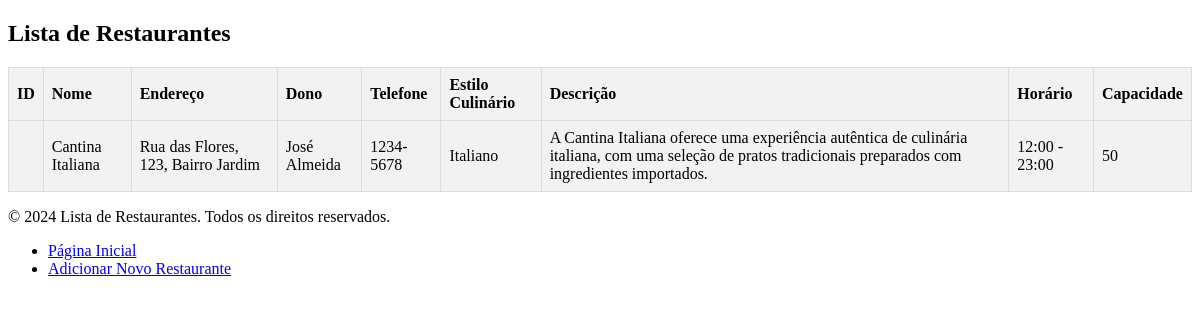
/Cad_restauranteDb/res.php, run on the app's committed database.
### tables this page shows
CREATE TABLE restaurantes (
    id_restaurante INT AUTO_INCREMENT PRIMARY KEY,
    id_proprietario INT,
    nome VARCHAR(255),
    endereco VARCHAR(255),
    dono VARCHAR(255),
    estilo_culinario VARCHAR(255),
    descricao TEXT,
    horario VARCHAR(255),
    capacidade INT,
    telefone VARCHAR(20),
    foto_restaurante MEDIUMBLOB,
    FOREIGN KEY (id_proprietario) REFERENCES usuarios(id_user)
);

### Cad_restauranteDb/res.php (the view, shortened to what this page needs)
<!DOCTYPE html>
<html lang="pt-br">
<head>
</head>
<body>
<?php
$servername = "localhost:3307";
$username = "root";
$password = "2204ckss";
$database = "cad_restaurante";
$conn = new mysqli($servername, $username, $password, $database);
$sql = "SELECT * FROM restaurantes";
$result = $conn->query($sql);
if ($result->num_rows > 0) {
    echo "<h2>Lista de Restaurantes</h2>";
    echo "<table border='1'>";
    echo "<tr><th>ID</th><th>Nome</th><th>Endereço</th><th>Dono</th><th>Telefone</th><th>Estilo Culinário</th><th>Descrição</th><th>Horário</th><th>Capacidade</th></tr>";
    while ($row = $result->fetch_assoc()) {
        echo "<tr>";
        echo "<td>" . $row['id'] . "</td>";
        echo "<td>" . $row['nome'] . "</td>";
        echo "<td>" . $row['endereco'] . "</td>";
        echo "<td>" . $row['dono'] . "</td>";
        echo "<td>" . $row['telefone'] . "</td>";
        echo "<td>" . $row['estilo_culinario'] . "</td>";
        echo "<td>" . $row['descricao'] . "</td>";
        echo "<td>" . $row['horario'] . "</td>";
        echo "<td>" . $row['capacidade'] . "</td>";
        echo "</tr>";
    }
    echo "</table>";
} else {
    echo "Nenhum restaurante encontrado.";
}
?>
<?php include 'footer.php';
include 'navbar.php'; ?>
</body>
</html>

### Cad_restauranteDb/footer.php
<footer>
    <p>&copy; 2024 Lista de Restaurantes. Todos os direitos reservados.</p>
</footer>

### Cad_restauranteDb/navbar.php
<nav>
    <ul>
        <li><a href="index.php">Página Inicial</a></li>
        <li><a href="list.php">Adicionar Novo Restaurante</a></li>
    </ul>
</nav>

### Cad_restauranteDb/res.php (style rules this page uses)
table { width: 100%; border-collapse: collapse; }
th, td { border: 1px solid #ddd; padding: 8px; text-align: left; }
th { background-color: #f2f2f2; }
tr:nth-child(even) { background-color: #f2f2f2; }

### data on the page
restaurantes: nome "Cantina Italiana", endereco "Rua das Flores, 123, Bairro Jardim", dono "José Almeida", telefone "1234-5678", estilo_culinario "Italiano", descricao "A Cantina Italiana oferece uma experiência autêntica de culinária italiana, com uma seleção de pratos tradicionais preparados com ingredientes importados.", horario "12:00 - 23:00", capacidade "50"
